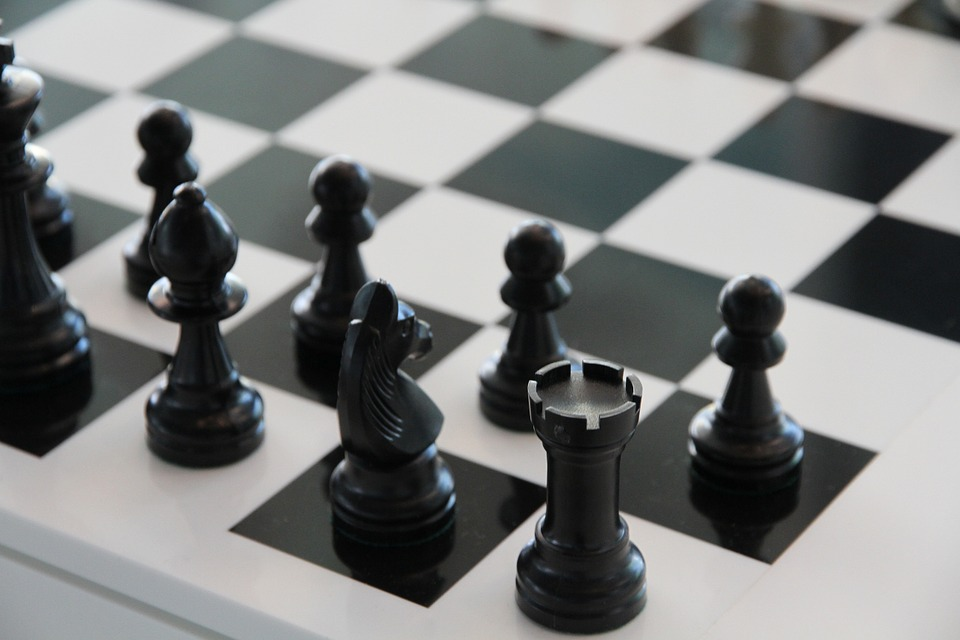
#> input picture block-2/chess.jpg, 960 x 640 px
$ python ownhoughs.py
#> lines starting #> are read from the running program, lines starting #| are printed output that depends on the picture; after the words box and inside, x2 and y2 are one past the last pixel; in counts of white or black regions, pixels touching at a corner belong together
# Manual implementation of the hougs figures
import matplotlib.pyplot as plt
import numpy as np
import math
from numpy import cos , sin
import cv2

d2r= math.pi/180


img = cv2.imread('../chess.jpg')
#> img is the input picture: shape (640, 960, 3); mean B, G, R 126.6, 127.3, 125.9

# smoothing
kernel = np.ones((3,3),np.float32)/9
img = cv2.filter2D(img,-1,kernel)

grey = cv2.cvtColor(img,cv2.COLOR_BGR2GRAY)
# apply the canny filter
dst = cv2.Canny(img,0,90)
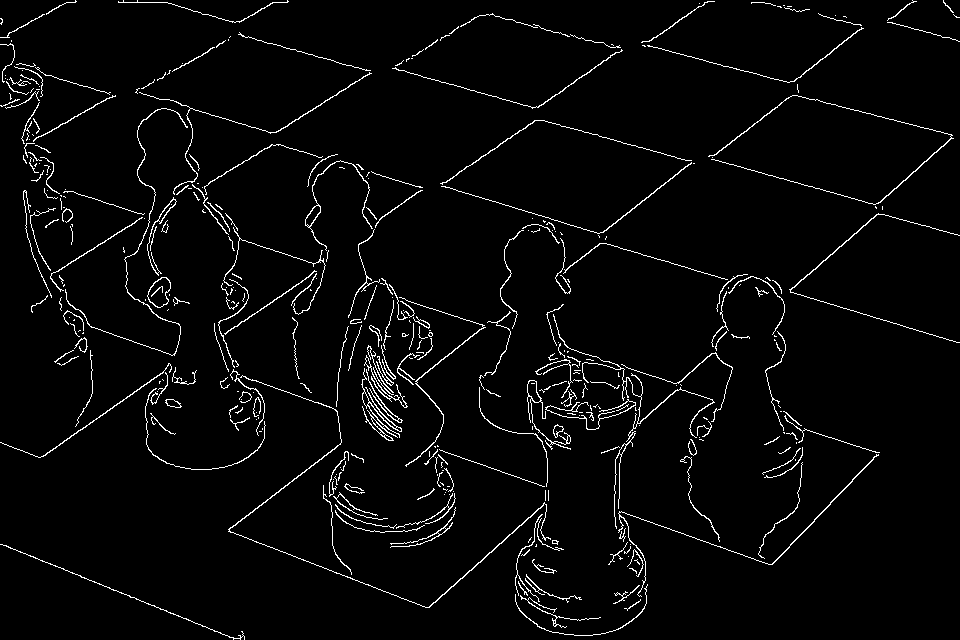
#> dst: shape (640, 960); 3.3% white in thin lines or dots

#Arrays to transform to hough and to make the voting
angle=np.linspace(-math.pi/2, math.pi/2, num=100 )
canvas  =  np.zeros((100, 4*img.shape[1]) , dtype=float)
for i in range(dst.shape[0]):
    print(str(100*i/dst.shape[0])+"%")
    for j in range(dst.shape[1]):
        if dst[i][j] > 253:
            point=[i, j]
            b = (point[0]*cos(angle) + point[1]*sin(angle))
            for k in range(len(b)):
                element= int(b[k])
                element = element +2*img.shape[1]
                canvas [k , element] += 10
#Get a copy of the canvas
canvas_filtered = np.copy(canvas)
#Get the number that makes the 99.95 percentile
percentile = np.percentile(canvas_filtered, 99.995)
#> percentile = 1212
#Zero out all the results below the threshold
canvas_filtered[canvas_filtered < (percentile)]=0
#Reconvert the remaining results from hough to xy
for i in range(canvas_filtered.shape[0]):
    for j in range(canvas_filtered.shape[1]):
        if canvas_filtered[i , j]>0.0001:
            teta = angle[i]
            distance = j-2*img.shape[1]
            x1 = 0
            x2 = canvas_filtered.shape[1]
            y1 =int((distance-x1*cos(teta))/sin(teta))
            y2 =int((distance-x2*cos(teta))/sin(teta))
            cv2.line(grey,(y1,x1),(y2,x2),(0,0,255),2)#Careful, this has been transposed
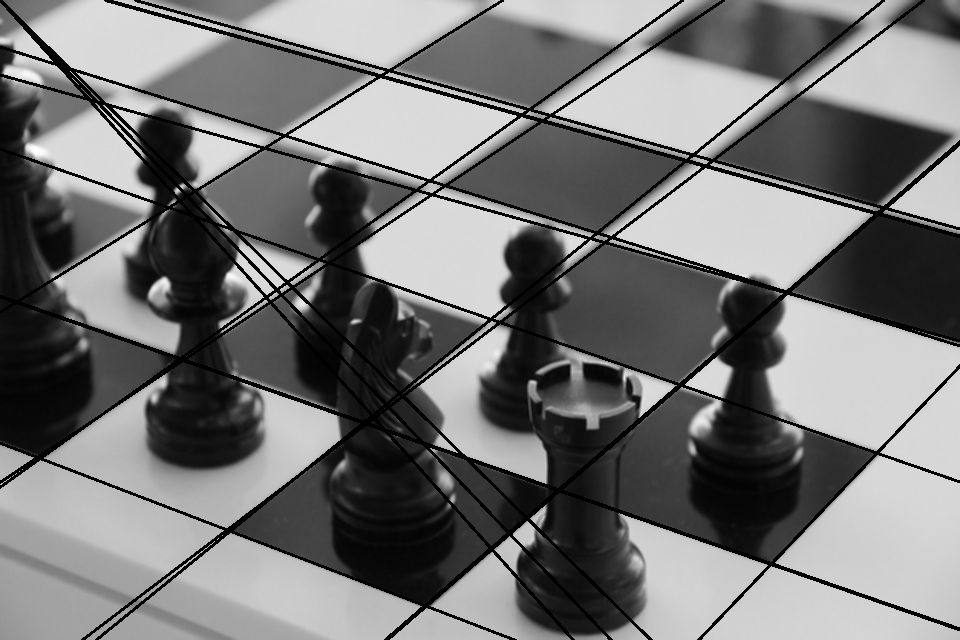
#> grey: shape (640, 960); min 0, max 254, mean 117.5

#Plot the results
#Transposing everything to draw on the canvas
plt.subplot(221)
plt.title('Hough space results')
plt.imshow(canvas.T, interpolation='nearest', aspect='auto')
plt.subplot(222)
plt.title('Hough space filtered')
plt.imshow(canvas_filtered.T, interpolation='nearest', aspect='auto')
plt.subplot(223)
plt.title('Found lines'), plt.xticks([]), plt.yticks([])
plt.imshow(grey , cmap = 'gray' )
plt.show()
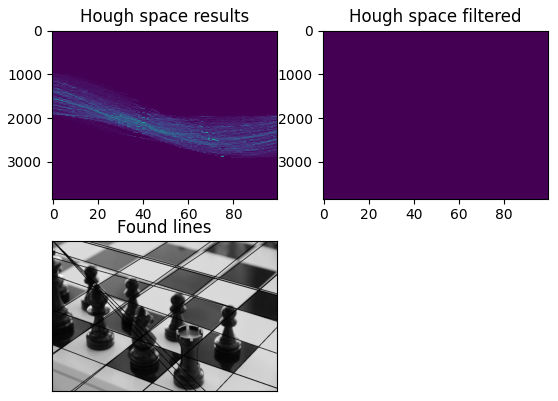
#> figure drawn by matplotlib, 3 panels

$ run again, with block-2/moon.jpg copied over block-2/chess.jpg
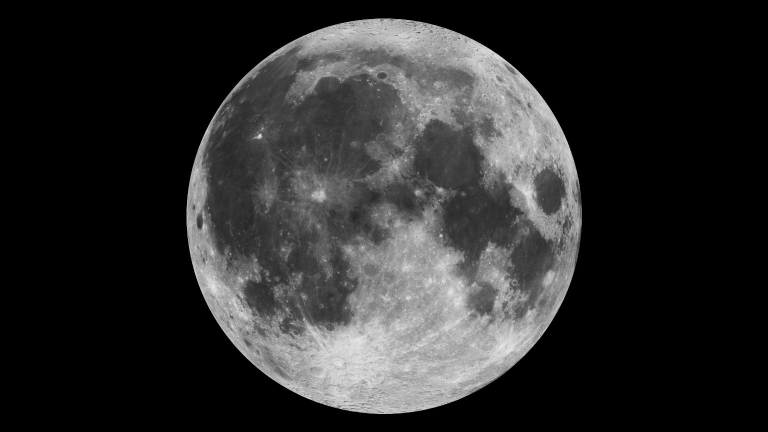
#> input picture block-2/moon.jpg, 1536 x 864 px (shown at 1/2 size)
#> img is the input picture: shape (864, 1536, 3); min 0, max 243, mean 44.5
#> `dst = cv2.Canny(img,0,90)`:
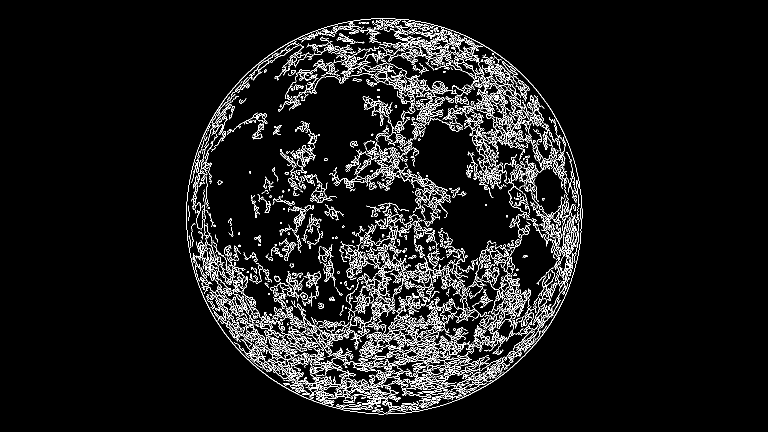
#> dst: shape (864, 1536) (shown at 1/2 size); 6.3% white in thin lines or dots, all inside (x1, y1, x2, y2) = (372, 36, 1165, 829)
#> `plt.show()`:
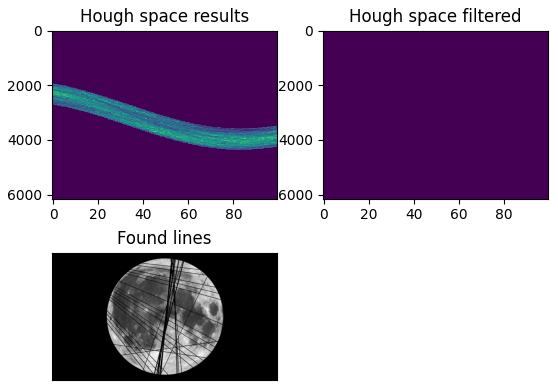
#> figure drawn by matplotlib, 3 panels

$ run again, with block-2/park.jpg copied over block-2/chess.jpg
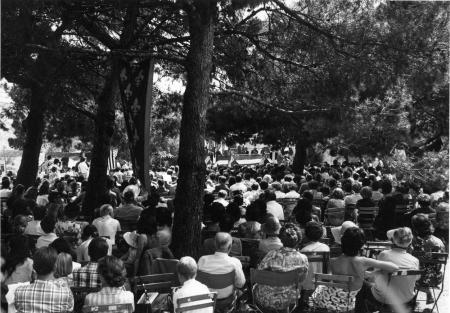
#> input picture block-2/park.jpg, 450 x 313 px
#> img is the input picture: shape (313, 450, 3); min 0, max 255, mean 66.3
#> `dst = cv2.Canny(img,0,90)`:
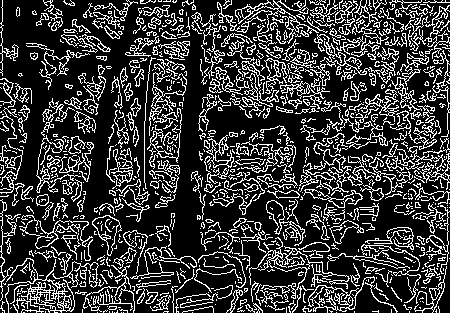
#> dst: shape (313, 450); 22.5% white in thin lines or dots
#> `plt.show()`:
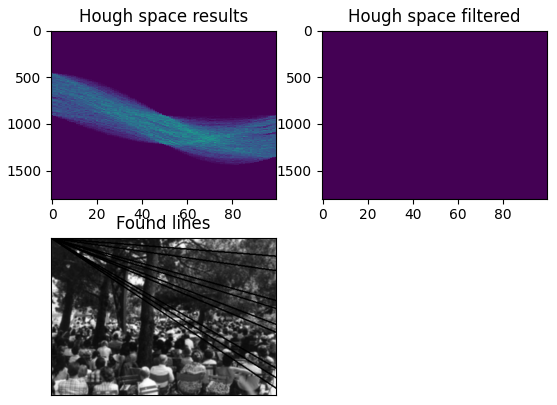
#> figure drawn by matplotlib, 3 panels

$ run again, with block-2/zebra.jpg copied over block-2/chess.jpg
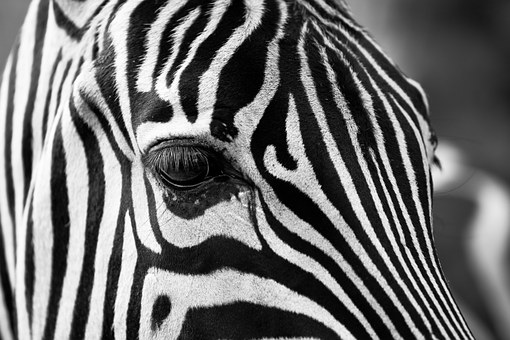
#> input picture block-2/zebra.jpg, 510 x 340 px
#> img is the input picture: shape (340, 510, 3); min 0, max 255, mean 109.4
#> `dst = cv2.Canny(img,0,90)`:
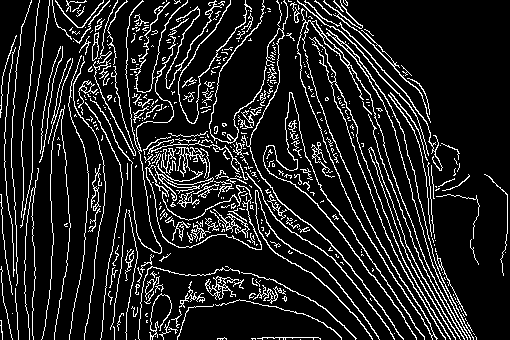
#> dst: shape (340, 510); 12.9% white in thin lines or dots
#> `plt.show()`:
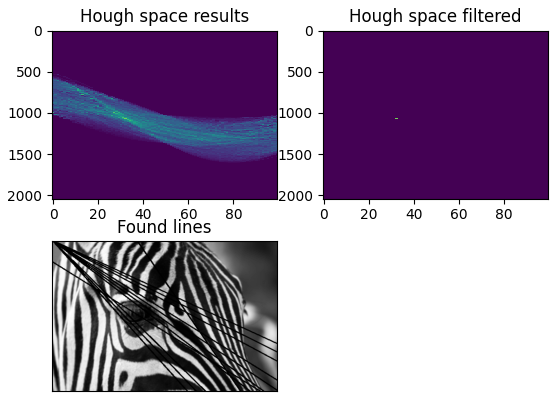
#> figure drawn by matplotlib, 3 panels
